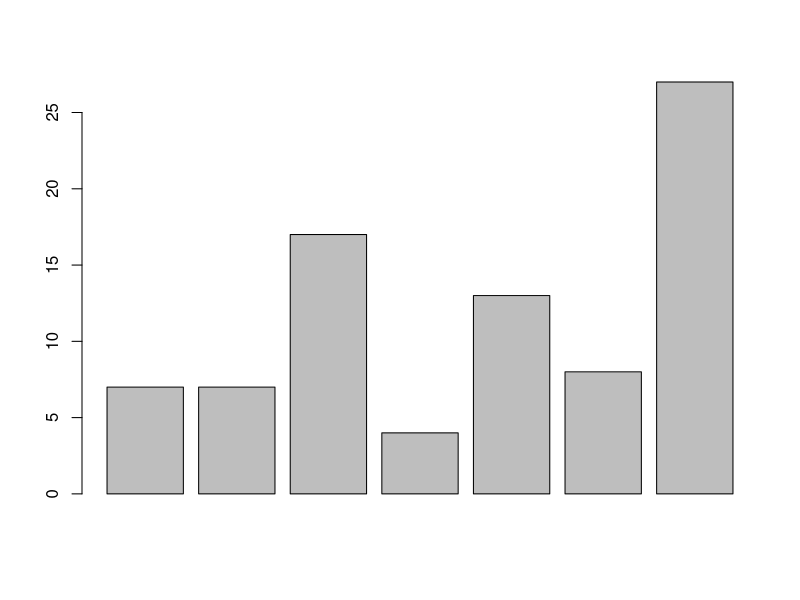

This chart was generated by the following R code:
# R Statistics Essential Training
# Ex01_09
# Working with color
# Use R Color Brewer to jazz up graphs

# Barplot - generated with vector

x <- c(7, 7, 17, 4, 13, 8, 27)
barplot(x)

# RColorBrewer
browseURL("http://colorbrewer2.org/")

# Download and install RColorBrewer package
install.packages("RColorBrewer")
# Get more detail
help(package = "RColorBrewer")
# Load package
require("RColorBrewer")
